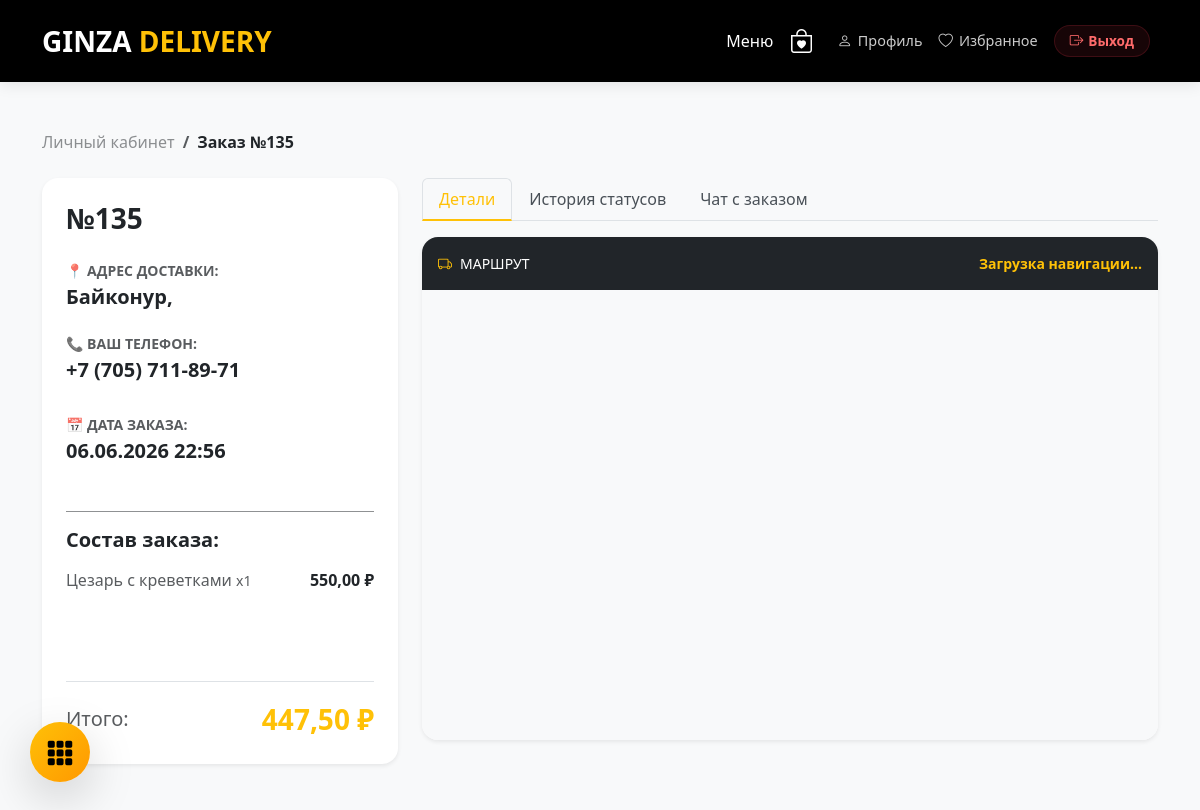
Page /order/135/ (signed in) on the committed database.
### main/models.py (models this page shows, shortened)
class Order(models.Model):
    STATUS_CHOICES = [
        ('new', 'Новый'),
        ('cooking', 'Готовится'),
        ('ready', 'Готов к выдаче'),
        ('delivering', 'В пути'),
        ('completed', 'Завершен'),
        ('cancelled', 'Отменен')
    ]
    user = models.ForeignKey(User, on_delete=models.CASCADE, related_name='orders')
    courier = models.CharField("Курьер (ФИО)", max_length=150, blank=True, null=True)
    courier_order_index = models.IntegerField("Порядок в маршруте курьера", default=0)
    address = models.CharField('Адрес доставки', max_length=500)
    phone = models.CharField('Телефон', max_length=20)
    payment_method = models.CharField('Способ оплаты', max_length=20)
    total_price = models.DecimalField('Общая сумма', max_digits=10, decimal_places=2)
    points_used = models.IntegerField(default=0)
    status = models.CharField('Статус', max_length=20, choices=STATUS_CHOICES, default='new')
    created_at = models.DateTimeField(auto_now_add=True)
    is_operator_viewed = models.BooleanField(default=False, verbose_name="Оператор просмотрел")
    payment_id = models.CharField('ID транзакции ЮKassa', max_length=255, null=True, blank=True)
    is_paid = models.BooleanField('Оплачено', default=False)
    delivery_time_from = models.DateTimeField(
        verbose_name="Желаемое время доставки (с)",
        null=True, blank=True,
        help_text="Начало интервала"
    )
    delivery_time_to = models.DateTimeField(
        verbose_name="Желаемое время доставки (по)",
        null=True, blank=True,
        help_text="Конец интервала"
    )
    fiscal_fd = models.CharField('Номер ФД', max_length=20, null=True, blank=True)
    fiscal_fp = models.CharField('Фискальный признак ФП', max_length=20, null=True, blank=True)
    fiscal_fn = models.CharField('Номер ФН', max_length=30, null=True, blank=True)
    fiscal_kkt = models.CharField('Имя ККТ', max_length=100, null=True, blank=True)  # не kkt_name
    lat = models.FloatField("Широта адреса доставки", null=True, blank=True)
    lng = models.FloatField("Долгота адреса доставки", null=True, blank=True)
    route_order = models.PositiveSmallIntegerField(
        "Порядок в оптимальном маршруте",
        default=0,
        help_text="Рассчитывается автоматически для курьера"
    )
    class Meta:
        verbose_name = 'Заказ'
        verbose_name_plural = 'Заказы'
        indexes = [
            models.Index(fields=['status', 'route_order']),
        ]

class OrderItem(models.Model):
    order = models.ForeignKey(Order, related_name='items', on_delete=models.CASCADE)
    product = models.ForeignKey(Product, on_delete=models.SET_NULL, null=True)
    price = models.DecimalField(max_digits=10, decimal_places=2)
    quantity = models.PositiveIntegerField(default=1)
    comment = models.CharField(max_length=255, blank=True, null=True)

class Product(models.Model):
    DISH_TYPE_CHOICES = [
        ('salad', 'Салат'),
        ('soup', 'Суп'),
        ('main', 'Горячее блюдо'),
        ('side', 'Гарнир'),
        ('sauce', 'Соус'),
        ('drink', 'Напиток'),
        ('dessert', 'Десерт'),
        ('other', 'Другое'),
    ]
    category = models.ForeignKey(Category, related_name='products', on_delete=models.CASCADE, verbose_name='Категория')
    name = models.CharField('Название блюда', max_length=255)
    description = models.TextField('Описание (состав)', blank=True)
    price = models.DecimalField('Цена', max_digits=10, decimal_places=2)
    weight = models.IntegerField('Вес (гр/мл)', null=True, blank=True)
    calories = models.IntegerField('Калорийность (ккал)', null=True, blank=True, default=0,
                                   validators=[MinValueValidator(0), MaxValueValidator(2000)])
    image = models.ImageField('Фото блюда', upload_to='products/', blank=True, null=True)
    is_active = models.BooleanField('В наличии', default=True)
    tags = models.ManyToManyField(Tag, blank=True, verbose_name="Теги")
    dish_type = models.CharField('Тип блюда', max_length=20, choices=DISH_TYPE_CHOICES, default='other')
    class Meta:
        verbose_name = 'Блюдо'
        verbose_name_plural = 'Блюда'

### main/views.py (the view)
# urls.py: path('order/<int:order_id>/', views.order_detail, name='order_detail'),
@login_required
def order_detail(request, order_id):
    order = get_object_or_404(Order.objects.prefetch_related('items__product', 'status_history'), id=order_id)
    user_is_admin = request.user.is_staff or request.user.is_superuser
    is_owner = (order.user == request.user)
    is_courier = False
    if hasattr(request.user, 'profile') and request.user.profile.role == 'courier':
        if order.status == 'ready' or order.courier == request.user:
            is_courier = True
    if user_is_admin:
        pass
    elif not (is_owner or is_courier):
        messages.error(request, "У вас нет прав для просмотра этого заказа.")
        return redirect('profile')
    return render(request, 'main/order_detail.html', {
        'order': order,
        'is_courier': is_courier,
        'show_admin_info': user_is_admin,
        'status_history': order.status_history.all(),
    })

### main/templates/main/order_detail.html (shortened to what this page needs)
{% extends 'base.html' %}
{% load static %}
{% block content %}
<div class="container py-5">
    <nav aria-label="breadcrumb" class="mb-4">
        <ol class="breadcrumb">
            <li class="breadcrumb-item"><a href="{% url 'profile' %}" class="text-dark text-decoration-none opacity-50">Личный кабинет</a></li>
            <li class="breadcrumb-item active fw-bold text-dark">Заказ №{{ order.id }}</li>
        </ol>
    </nav>
    <div class="row g-4">
        <div class="col-lg-4">
            <div class="card border-0 shadow-sm rounded-4 p-4 h-100">
                <div class="d-flex justify-content-between align-items-center mb-4">
                    <h3 class="fw-bold mb-0">№{{ order.id }}</h3>
                    <span class="badge rounded-pill" id="order-status-badge"
                        {% if order.status == 'completed' %}bg-success
                        {% elif order.status == 'delivering' %}bg-info
                        {% elif order.status == 'cooking' %}bg-primary
                        {% elif order.status == 'ready' %}bg-success
                        {% else %}bg-warning text-dark{% endif %} px-3 py-2">
                    </span>
                </div>
                <div class="mb-3">
                    <p class="text-muted small mb-1 text-uppercase fw-bold">📍 Адрес доставки:</p>
                    <h5 class="fw-bold text-dark">{{ order.address }}</h5>
                </div>
                <div class="mb-4">
                    <p class="text-muted small mb-1 text-uppercase fw-bold">📞 Ваш телефон:</p>
                    <h5 class="fw-bold text-dark">{{ order.phone }}</h5>
                </div>
                <div class="mb-4">
                    <p class="text-muted small mb-1 text-uppercase fw-bold">📅 Дата заказа:</p>
                    <h5 class="fw-bold text-dark">{{ order.created_at|date:"d.m.Y H:i" }}</h5>
                </div>
                <hr class="opacity-50">
                <h5 class="fw-bold mb-3">Состав заказа:</h5>
                <div class="order-items-list mb-4">
                    {% for item in order.items.all %}
                    <div class="d-flex justify-content-between align-items-center mb-2">
                        <span class="text-muted">{{ item.product.name }} <small>x{{ item.quantity }}</small></span>
                        <span class="fw-bold">{{ item.price|floatformat:2 }} ₽</span>
                    </div>
                    {% endfor %}
                </div>
                <div class="mt-auto pt-3 border-top d-flex justify-content-between align-items-center">
                    <span class="fs-5 text-muted">Итого:</span>
                    <span class="fs-3 fw-bold text-warning">{{ order.total_price|floatformat:2 }} ₽</span>
                </div>
            </div>
        </div>
        <div class="col-lg-8">
            <ul class="nav nav-tabs mb-3" id="orderTabs" role="tablist">
                <li class="nav-item" role="presentation">
                    <button class="nav-link active" id="details-tab" data-bs-toggle="tab" data-bs-target="#details" type="button" role="tab">Детали</button>
                </li>
                <li class="nav-item" role="presentation">
                    <button class="nav-link" id="status-tab" data-bs-toggle="tab" data-bs-target="#status" type="button" role="tab">История статусов</button>
                </li>
                <li class="nav-item" role="presentation">
                    <button class="nav-link" id="courier-tab" data-bs-toggle="tab" data-bs-target="#courierChatTab" type="button" role="tab">Чат с заказом</button>
                </li>
            </ul>
            <div class="tab-content">
                <div class="tab-pane fade show active" id="details" role="tabpanel">
                    <div id="map-container" class="position-relative mb-4">
                        <div class="card border-0 shadow-sm rounded-4 overflow-hidden">
                            <div class="bg-dark p-3 text-white d-flex justify-content-between align-items-center">
                                <span class="small"><i class="bi bi-truck me-2 text-warning"></i>МАРШРУТ</span>
                                <span id="route-data" class="text-warning small fw-bold">Загрузка навигации...</span>
                            </div>
                            <div id="map" style="width: 100%; height: 450px; background-color: #f8f9fa;"></div>
                        </div>
                    </div>
                </div>
            </div>
        </div>
    </div>
</div>
{% endblock %}

### main/templates/base.html (style rules this page uses)
:root { --ginza-gold: #ffc107; --ginza-dark: #212529; }
body { background-color: #f8f9fa; font-family: 'Segoe UI', Roboto, Helvetica, Arial, sans-serif; }

### main/templates/main/order_detail.html (style rules this page uses)
.nav-tabs .nav-link { color: #495057; font-weight: 500; }
.nav-tabs .nav-link.active { color: #ffc107; border-bottom: 2px solid #ffc107; background: transparent; }

### rows in the picture
Order: id "135", address "Байконур,", phone "+7 (705) 711-89-71", created_at "06.06.2026 22:56", total_price "447,50"
OrderItem: product.name "Цезарь с креветками", quantity "1", price "550,00"
